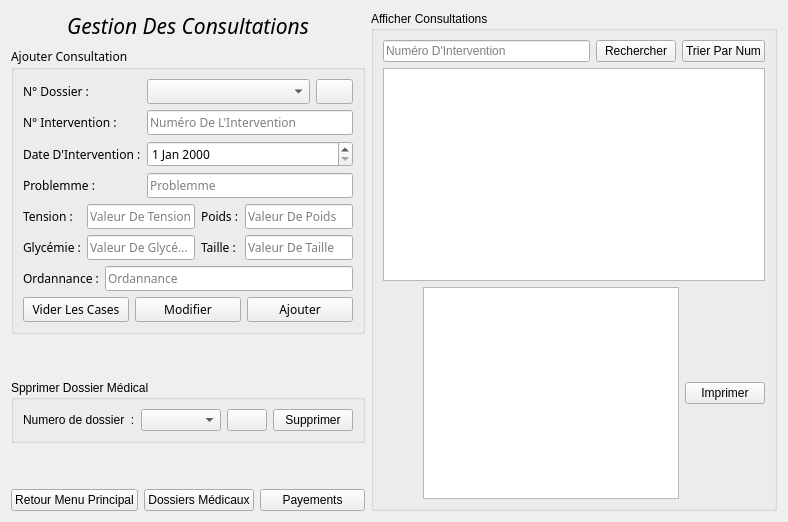
      <widget class="QWidget" name="page_7">
       <layout class="QHBoxLayout" name="horizontalLayout_47">
        <item>
         <layout class="QVBoxLayout" name="verticalLayout_22">
          <item>
           <widget class="QLabel" name="Gemploye_6">
            <property name="font">
             <font>
              <family>Montserrat</family>
              <italic>true</italic>
             </font>
            </property>
            <property name="text">
             <string>&lt;html&gt;&lt;head/&gt;&lt;body&gt;&lt;p align=&quot;center&quot;&gt;&lt;span style=&quot; font-size:16pt;&quot;&gt;Gestion Des Consultations&lt;/span&gt;&lt;/p&gt;&lt;/body&gt;&lt;/html&gt;</string>
            </property>
           </widget>
          </item>
          <item>
           <widget class="QGroupBox" name="groupBox_20">
            <property name="font">
             <font>
              <family>Montserrat</family>
             </font>
            </property>
            <property name="title">
             <string>Ajouter Consultation</string>
            </property>
            <layout class="QVBoxLayout" name="verticalLayout_23" stretch="0,0,0,0">
             <item>
              <layout class="QFormLayout" name="formLayout_9">
               <item row="0" column="0">
                <widget class="QLabel" name="iDLabel_6">
                 <property name="text">
                  <string>N° Dossier :</string>
                 </property>
                </widget>
               </item>
               <item row="0" column="1">
                <layout class="QHBoxLayout" name="horizontalLayout_50" stretch="4,0">
                 <item>
                  <widget class="QComboBox" name="combondc"/>
                 </item>
                 <item>
                  <widget class="QPushButton" name="pushButton_4">
                   <property name="text">
                    <string/>
                   </property>
                  </widget>
                 </item>
                </layout>
               </item>
               <item row="1" column="0">
                <widget class="QLabel" name="nomPrNomLabel_6">
                 <property name="text">
                  <string>N° Intervention :</string>
                 </property>
                 <property name="buddy">
                  <cstring>lineEditNom</cstring>
                 </property>
                </widget>
               </item>
               <item row="1" column="1">
                <widget class="QLineEdit" name="nintervaj">
                 <property name="placeholderText">
                  <string>Numéro De L'Intervention</string>
                 </property>
                </widget>
               </item>
               <item row="2" column="0">
                <widget class="QLabel" name="dateDInterventionLabel">
                 <property name="text">
                  <string>Date D'Intervention :</string>
                 </property>
                </widget>
               </item>
               <item row="2" column="1">
                <widget class="QDateEdit" name="dinteraj"/>
               </item>
               <item row="3" column="0">
                <widget class="QLabel" name="problemmeLabel">
                 <property name="text">
                  <string>Problemme :</string>
                 </property>
                </widget>
               </item>
               <item row="3" column="1">
                <widget class="QLineEdit" name="probaj">
                 <property name="placeholderText">
                  <string>Problemme</string>
                 </property>
                </widget>
               </item>
              </layout>
             </item>
             <item>
              <layout class="QGridLayout" name="gridLayout">
               <item row="1" column="2">
                <widget class="QLabel" name="label_8">
                 <property name="text">
                  <string>Taille :</string>
                 </property>
                </widget>
               </item>
               <item row="0" column="1">
                <widget class="QLineEdit" name="tnaj">
                 <property name="placeholderText">
                  <string>Valeur De Tension</string>
                 </property>
                </widget>
               </item>
               <item row="0" column="2">
                <widget class="QLabel" name="label_6">
                 <property name="text">
                  <string>Poids :</string>
                 </property>
                </widget>
               </item>
               <item row="0" column="3">
                <widget class="QLineEdit" name="pdaj">
                 <property name="placeholderText">
                  <string>Valeur De Poids</string>
                 </property>
                </widget>
               </item>
               <item row="1" column="0">
                <widget class="QLabel" name="label_7">
                 <property name="text">
                  <string>Glycémie :</string>
                 </property>
                </widget>
               </item>
               <item row="1" column="1">
                <widget class="QLineEdit" name="glaj">
                 <property name="placeholderText">
                  <string>Valeur De Glycémie</string>
                 </property>
                </widget>
               </item>
               <item row="0" column="0">
                <widget class="QLabel" name="label_5">
                 <property name="text">
                  <string>Tension :</string>
                 </property>
                </widget>
               </item>
               <item row="1" column="3">
                <widget class="QLineEdit" name="tlaj">
                 <property name="placeholderText">
                  <string>Valeur De Taille</string>
                 </property>
                </widget>
               </item>
              </layout>
             </item>
             <item>
              <layout class="QHBoxLayout" name="horizontalLayout_52">
               <item>
                <widget class="QLabel" name="label_9">
                 <property name="text">
                  <string>Ordannance :</string>
                 </property>
                </widget>
               </item>
               <item>
                <widget class="QLineEdit" name="ordaj">
                 <property name="placeholderText">
                  <string>Ordannance</string>
                 </property>
                </widget>
               </item>
              </layout>
             </item>
             <item>
              <layout class="QHBoxLayout" name="horizontalLayout_42">
               <item>
                <widget class="QPushButton" name="viderCases_5">
                 <property name="text">
                  <string>Vider Les Cases</string>
                 </property>
                </widget>
               </item>
               <item>
                <widget class="QPushButton" name="modif">
                 <property name="text">
                  <string>Modifier</string>
                 </property>
                </widget>
               </item>
               <item>
                <widget class="QPushButton" name="ajouterconsu">
                 <property name="text">
                  <string>Ajouter</string>
                 </property>
                </widget>
               </item>
              </layout>
             </item>
            </layout>
           </widget>
          </item>
          <item>
           <spacer name="verticalSpacer_9">
            <property name="orientation">
             <enum>Qt::Vertical</enum>
            </property>
            <property name="sizeHint" stdset="0">
             <size>
              <width>20</width>
              <height>40</height>
             </size>
            </property>
           </spacer>
          </item>
          <item>
           <widget class="QGroupBox" name="groupBox_22">
            <property name="title">
             <string>Spprimer Dossier Médical</string>
            </property>
            <layout class="QHBoxLayout" name="horizontalLayout_45" stretch="2,5,0,0">
             <item>
              <widget class="QLabel" name="label_4">
               <property name="text">
                <string>Numero de dossier  :</string>
               </property>
              </widget>
             </item>
             <item>
              <widget class="QComboBox" name="combnic"/>
             </item>
             <item>
              <widget class="QPushButton" name="pushButton_5">
               <property name="text">
                <string/>
               </property>
              </widget>
             </item>
             <item>
              <widget class="QPushButton" name="supc">
               <property name="text">
                <string>Supprimer</string>
               </property>
              </widget>
             </item>
            </layout>
           </widget>
          </item>
          <item>
           <spacer name="verticalSpacer_6">
            <property name="orientation">
             <enum>Qt::Vertical</enum>
            </property>
            <property name="sizeHint" stdset="0">
             <size>
              <width>20</width>
              <height>40</height>
             </size>
            </property>
           </spacer>
          </item>
          <item>
           <layout class="QHBoxLayout" name="horizontalLayout_46">
            <item>
             <widget class="QPushButton" name="pushButtonReturn1_5">
              <property name="text">
               <string>Retour Menu Principal</string>
              </property>
             </widget>
            </item>
            <item>
             <widget class="QPushButton" name="pushButtonGoMedicaments_3">
              <property name="text">
               <string>Dossiers Médicaux</string>
              </property>
             </widget>
            </item>
            <item>
             <widget class="QPushButton" name="pushButton_11">
              <property name="text">
               <string>Payements</string>
              </property>
             </widget>
            </item>
           </layout>
          </item>
         </layout>
        </item>
        <item>
         <widget class="QGroupBox" name="groupBox_24">
          <property name="title">
           <string>Afficher Consultations</string>
          </property>
          <layout class="QVBoxLayout" name="verticalLayout_25" stretch="0,0,0">
           <item>
            <layout class="QHBoxLayout" name="horizontalLayout_48">
             <item>
              <widget class="QLineEdit" name="intervcherch">
               <property name="placeholderText">
                <string>Numéro D'Intervention</string>
               </property>
              </widget>
             </item>
             <item>
              <widget class="QPushButton" name="rechc">
               <property name="text">
                <string>Rechercher</string>
               </property>
              </widget>
             </item>
             <item>
              <widget class="QPushButton" name="triec">
               <property name="text">
                <string>Trier Par Num</string>
               </property>
              </widget>
             </item>
            </layout>
           </item>
           <item>
            <widget class="QTableView" name="tabconsu"/>
           </item>
           <item>
            <layout class="QHBoxLayout" name="horizontalLayout_49">
             <item>
              <spacer name="horizontalSpacer_6">
               <property name="orientation">
                <enum>Qt::Horizontal</enum>
               </property>
               <property name="sizeHint" stdset="0">
                <size>
                 <width>40</width>
                 <height>20</height>
                </size>
               </property>
              </spacer>
             </item>
             <item>
              <widget class="QTextBrowser" name="impc"/>
             </item>
             <item>
              <widget class="QPushButton" name="Impdos_2">
               <property name="text">
                <string>Imprimer</string>
               </property>
              </widget>
             </item>
            </layout>
           </item>
          </layout>
         </widget>
        </item>
       </layout>
      </widget>
